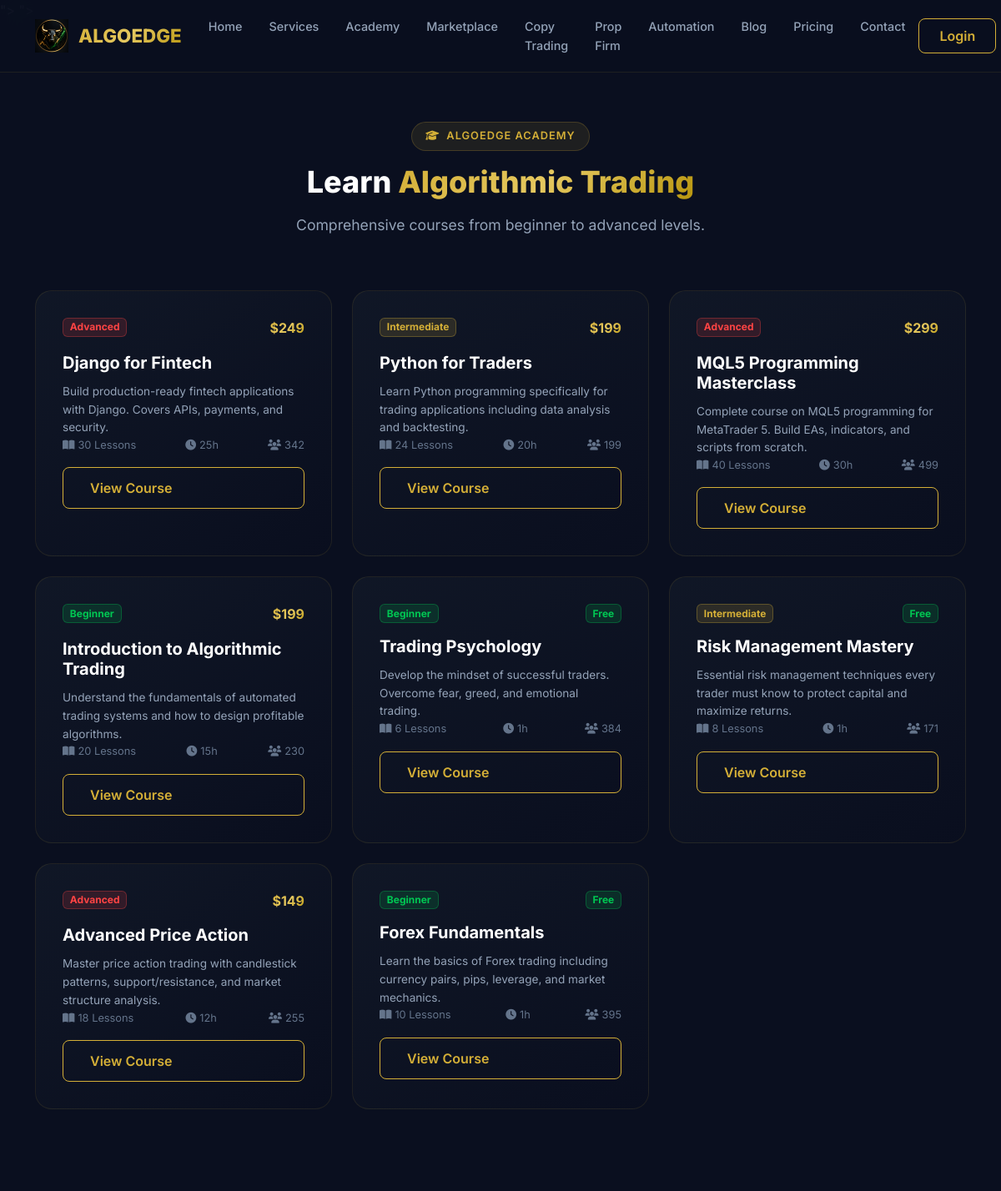
Before: /academy/ (upper part) with the older database file.
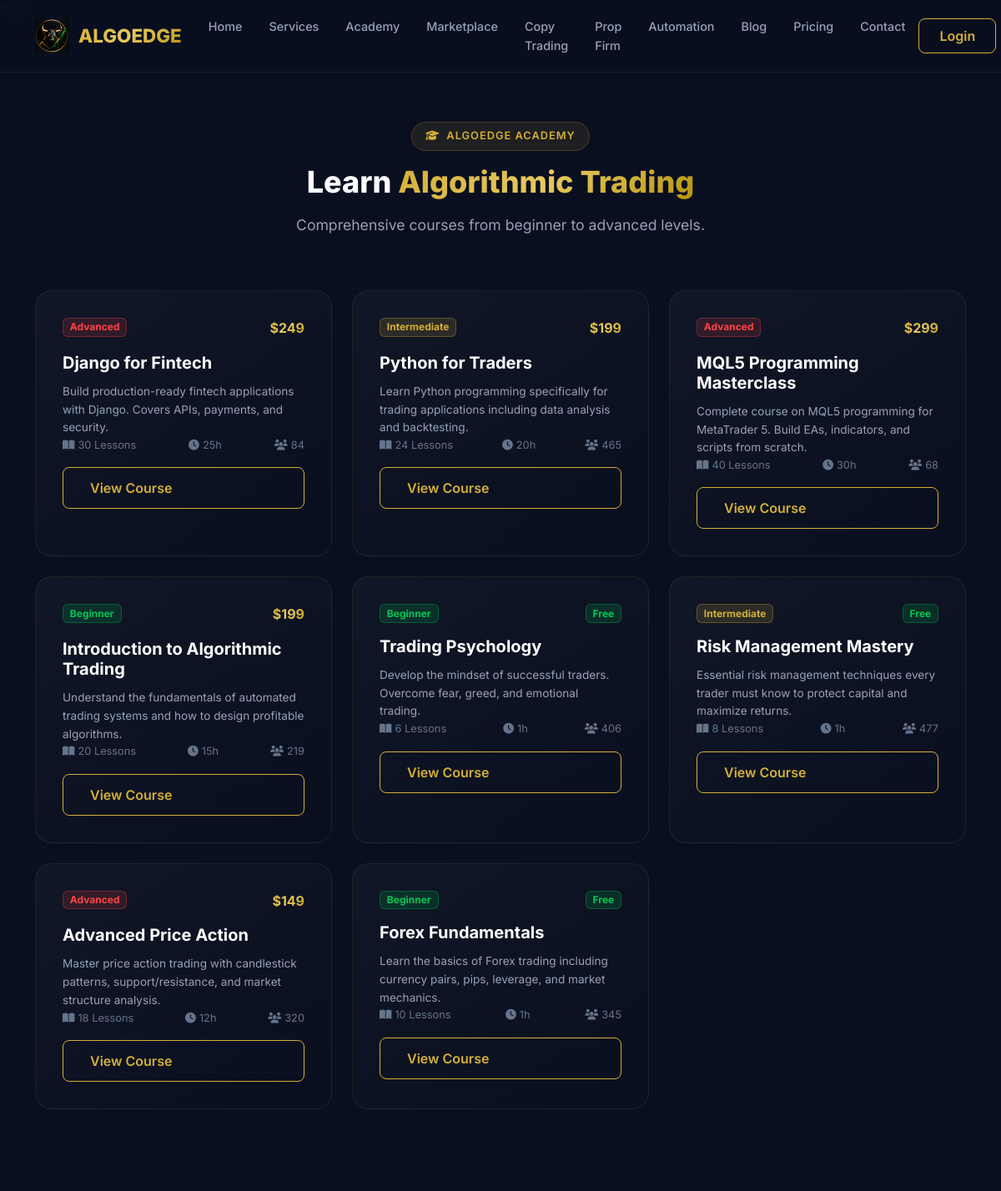
After: the same page with the newer database file.
### learn/models.py (models this page shows, shortened)
class Course(models.Model):
    LEVEL_CHOICES = [
        ('beginner', 'Beginner'),
        ('intermediate', 'Intermediate'),
        ('advanced', 'Advanced'),
    ]
    category = models.ForeignKey(CourseCategory, on_delete=models.CASCADE, related_name='courses')
    title = models.CharField(max_length=200)
    slug = models.SlugField(unique=True)
    description = models.TextField()
    short_description = models.CharField(max_length=300)
    thumbnail = models.ImageField(upload_to='courses/thumbnails/', blank=True, null=True)
    price = models.DecimalField(max_digits=10, decimal_places=2, default=0.00)
    is_free = models.BooleanField(default=False)
    level = models.CharField(max_length=20, choices=LEVEL_CHOICES, default='beginner')
    duration_hours = models.IntegerField(default=0)
    lessons_count = models.IntegerField(default=0)
    enrolled_students = models.IntegerField(default=0)
    rating = models.DecimalField(max_digits=3, decimal_places=2, default=0.00)
    is_published = models.BooleanField(default=False)
    has_certificate = models.BooleanField(default=True)
    created_at = models.DateTimeField(auto_now_add=True)
    updated_at = models.DateTimeField(auto_now=True)
    class Meta:
        ordering = ['-created_at']

### learn/views.py (the view)
# urls.py: path('', views.CourseListView.as_view(), name='courses'),
class CourseListView(ListView):
    model = Course
    template_name = 'learn/courses.html'
    context_object_name = 'courses'
    paginate_by = 12
    def get_queryset(self):
        qs = Course.objects.filter(is_published=True)
        cat = self.request.GET.get('category')
        level = self.request.GET.get('level')
        if cat: qs = qs.filter(category__slug=cat)
        if level: qs = qs.filter(level=level)
        return qs

### algoedge/context_processors.py (called while the page is built)
def site_settings(request):
    return {
        'site_name': settings.SITE_NAME,
        'site_url': settings.SITE_URL,
        'discord_link': settings.DISCORD_INVITE_LINK,
        'telegram_link': settings.TELEGRAM_INVITE_LINK,
        'broker_affiliate_link': settings.BROKER_AFFILIATE_LINK,
        'stripe_public_key': settings.STRIPE_PUBLIC_KEY,
        'og_image_default': settings.STATIC_URL + 'logos/og-image.png',
    }

def notification_count(request):
    if request.user.is_authenticated:
        count = Notification.objects.filter(user=request.user, is_read=False).count()
        return {'unread_notifications': count}
    return {'unread_notifications': 0}

### templates/learn/courses.html (shortened to what this page needs)
{% extends 'base.html' %}
{% load static %}
{% block content %}
<section class="section-padding" style="padding-top:120px;">
    <div class="container">
        <div class="section-header" data-aos="fade-up">
            <div class="section-tag"><i class="fas fa-graduation-cap"></i> AlgoEdge Academy</div>
            <h2 class="section-title">Learn <span class="text-gradient">Algorithmic Trading</span></h2>
            <p class="section-subtitle">Comprehensive courses from beginner to advanced levels.</p>
        </div>
        <div class="row g-4">
            {% for course in courses %}
            <div class="col-md-4" data-aos="fade-up">
                <div class="card-glass h-100">
                    <div class="d-flex justify-content-between align-items-start mb-3">
                        <span class="badge {% if course.level == 'beginner' %}badge-green{% elif course.level == 'intermediate' %}badge-gold{% else %}badge-danger{% endif %}">{{ course.get_level_display }}</span>
                        {% if course.is_free %}
                        <span class="badge badge-green">Free</span>
                        {% else %}
                        <span class="text-gradient" style="font-weight:700;">${{ course.price|floatformat:0 }}</span>
                        {% endif %}
                    </div>
                    <h5>{{ course.title }}</h5>
                    <p style="font-size:0.85rem;color:var(--text-secondary);">{{ course.short_description }}</p>
                    <div class="d-flex justify-content-between align-items-center mt-auto" style="font-size:0.8rem;color:var(--text-muted);">
                        <span><i class="fas fa-book-open me-1"></i>{{ course.lessons_count }} Lessons</span>
                        <span><i class="fas fa-clock me-1"></i>{{ course.duration_hours }}h</span>
                        <span><i class="fas fa-users me-1"></i>{{ course.enrolled_students }}</span>
                    </div>
                    <a href="{% url 'learn:course_detail' slug=course.slug %}" class="btn btn-outline-gold w-100 mt-3">View Course</a>
                </div>
            </div>
            {% empty %}
            <div class="col-12 text-center" style="color:var(--text-muted);">
                <i class="fas fa-book-open" style="font-size:3rem;margin-bottom:1rem;"></i>
                <p>Courses are being added. Check back soon!</p>
            </div>
            {% endfor %}
        </div>
    </div>
</section>
{% endblock %}

Changed rows visible on the page:
changed Course "Django for Fintech": enrolled_students "342" → "84"
changed Course "Python for Traders": enrolled_students "199" → "465"
changed Course "MQL5 Programming Masterclass": enrolled_students "499" → "68"
changed Course "Introduction to Algorithmic Trading": enrolled_students "230" → "219"
changed Course "Trading Psychology": enrolled_students "384" → "406"
changed Course "Risk Management Mastery": enrolled_students "171" → "477"
changed Course "Advanced Price Action": enrolled_students "255" → "320"
changed Course "Forex Fundamentals": enrolled_students "395" → "345"
